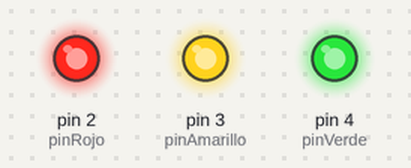
This sketch was run on a simulated Arduino Uno, built with avr-gcc and run on an emulated ATmega328P. On the bench: output pins drawn as LEDs (lit = HIGH).

Above: at 0.5 s.
At 3.5 s:
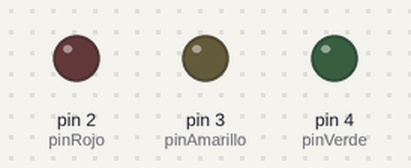
Timing chart, 0 to 4.6 s (numbered marks = the images above):
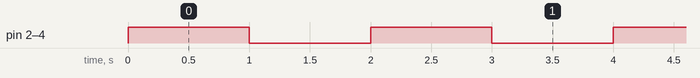

Measured:
- by itself, pin 2 (pinRojo), pin 3 (pinAmarillo), pin 4 (pinVerde): alternates HIGH for 1.0 s and LOW for 1.0 s

The sketch:

reto_1.ino
```cpp
//Juan Esteban Tiraca
//Daniel Alexis Villota
// Definición de pines
const int pinRojo = 2;
const int pinAmarillo = 3;
const int pinVerde = 4;

// Intervalo de tiempo (en milisegundos)
const long intervalo = 1000; // 1 segundo

void setup() {
  // Inicializar los pines como salidas
  pinMode(pinRojo, OUTPUT);
  pinMode(pinAmarillo, OUTPUT);
  pinMode(pinVerde, OUTPUT);
}

void loop() {
  // Encender todos los LEDs
  digitalWrite(pinRojo, HIGH);
  digitalWrite(pinAmarillo, HIGH);
  digitalWrite(pinVerde, HIGH);

  // Esperar 1 segundo
  delay(intervalo);

  // Apagar todos los LEDs
  digitalWrite(pinRojo, LOW);
  digitalWrite(pinAmarillo, LOW);
  digitalWrite(pinVerde, LOW);

  // Esperar 1 segundo
  delay(intervalo);
}
```
